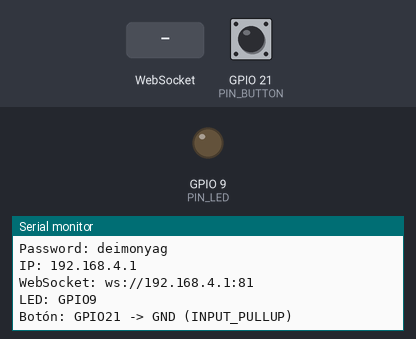
A sketch run on a simulated ESP32-C3. On the bench: output pins drawn as LEDs (lit = HIGH), the last lines printed to the serial monitor. The test bench sets the inputs (shaded band); at power-on: GPIO 21 (PIN_BUTTON) HIGH.

Above: at 1.5 s.
1.6 s: GPIO 21 (PIN_BUTTON) pulled LOW for 0.15 s
At 2.5 s:
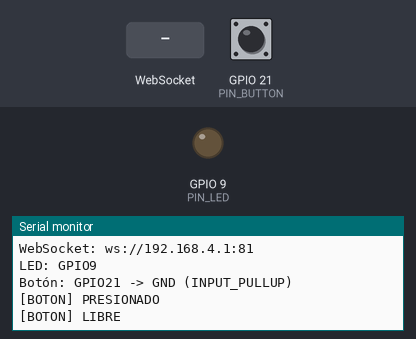
3.2 s: WebSocket text "hello" received
At 4.6 s:
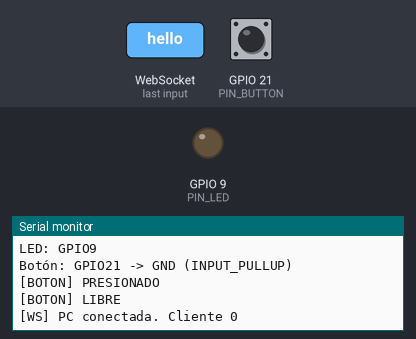

The sketch:

04_Test_WiFi_LED_Boton.ino
```cpp
#include <Arduino.h>
#include <WiFi.h>
#include <WebSocketsServer.h>
#include <ArduinoJson.h>

// ============================================================
// DEIMONYAG - TEST ESP32-C3 SUPER MINI
// Wi-Fi + LED + botón
//
// LED externo: GPIO9
// Botón: GPIO21 a GND, usando INPUT_PULLUP
//
// PC:
//   SSID: DEIMONYAG
//   Password: deimonyag
//   WebSocket: ws://192.168.4.1:81
// ============================================================

static const char* WIFI_SSID = "DEIMONYAG";
static const char* WIFI_PASSWORD = "deimonyag";

static const uint8_t PIN_LED = 9;
static const uint8_t PIN_BUTTON = 21;
static const bool LED_ACTIVE_HIGH = true;

IPAddress AP_IP(192, 168, 4, 1);
IPAddress AP_GATEWAY(192, 168, 4, 1);
IPAddress AP_SUBNET(255, 255, 255, 0);

WebSocketsServer webSocket(81);

bool ledOn = false;
bool stableButtonPressed = false;
bool lastRawButtonPressed = false;
uint32_t lastButtonChangeMs = 0;
uint32_t lastHeartbeatMs = 0;

static const uint32_t DEBOUNCE_MS = 25;
static const uint32_t HEARTBEAT_MS = 1000;

void writeLed(bool on) {
  ledOn = on;
  const bool level = LED_ACTIVE_HIGH ? on : !on;
  digitalWrite(PIN_LED, level ? HIGH : LOW);
}

void sendJsonToClient(uint8_t client, JsonDocument& doc) {
  String output;
  serializeJson(doc, output);
  webSocket.sendTXT(client, output);
}

void broadcastJson(JsonDocument& doc) {
  String output;
  serializeJson(doc, output);
  webSocket.broadcastTXT(output);
}

void sendHello(uint8_t client) {
  JsonDocument doc;
  doc["type"] = "hello";
  doc["device"] = "Deimonyag ESP32-C3 Test";
  doc["protocol"] = 1;
  doc["mode"] = "TEST";
  sendJsonToClient(client, doc);
}

void sendIoStateToClient(uint8_t client) {
  JsonDocument doc;
  doc["type"] = "io";
  doc["button_pressed"] = stableButtonPressed;
  doc["led_on"] = ledOn;
  sendJsonToClient(client, doc);
}

void broadcastIoState() {
  JsonDocument doc;
  doc["type"] = "io";
  doc["button_pressed"] = stableButtonPressed;
  doc["led_on"] = ledOn;
  broadcastJson(doc);
}

void handleTextMessage(uint8_t client, uint8_t* payload, size_t length) {
  JsonDocument doc;
  if (deserializeJson(doc, payload, length)) {
    return;
  }

  const char* type = doc["type"] | "";

  if (strcmp(type, "hello") == 0) {
    sendHello(client);
    sendIoStateToClient(client);
    return;
  }

  if (strcmp(type, "ping") == 0) {
    JsonDocument response;
    response["type"] = "pong";
    sendJsonToClient(client, response);
    return;
  }

  if (strcmp(type, "mode") == 0) {
    JsonDocument response;
    response["type"] = "mode";
    response["mode"] = "TEST";
    sendJsonToClient(client, response);
    return;
  }

  if (strcmp(type, "led") == 0) {
    writeLed(doc["on"] | false);
    Serial.printf("[LED] %s\n", ledOn ? "ON" : "OFF");
    broadcastIoState();
    return;
  }

  // Para este test simple ignoramos control de motores/EDF y STOP.
  if (strcmp(type, "control") == 0 || strcmp(type, "stop") == 0) {
    return;
  }
}

void webSocketEvent(uint8_t client, WStype_t type, uint8_t* payload, size_t length) {
  switch (type) {
    case WStype_CONNECTED:
      Serial.printf("[WS] PC conectada. Cliente %u\n", client);
      sendHello(client);
      sendIoStateToClient(client);
      break;

    case WStype_DISCONNECTED:
      Serial.printf("[WS] PC desconectada. Cliente %u\n", client);
      break;

    case WStype_TEXT:
      handleTextMessage(client, payload, length);
      break;

    default:
      break;
  }
}

void updateButton() {
  const bool rawPressed = digitalRead(PIN_BUTTON) == LOW;

  if (rawPressed != lastRawButtonPressed) {
    lastRawButtonPressed = rawPressed;
    lastButtonChangeMs = millis();
  }

  if ((millis() - lastButtonChangeMs) >= DEBOUNCE_MS &&
      stableButtonPressed != rawPressed) {
    stableButtonPressed = rawPressed;

    Serial.printf("[BOTON] %s\n", stableButtonPressed ? "PRESIONADO" : "LIBRE");
    broadcastIoState();
  }
}

void setup() {
  Serial.begin(115200);
  delay(300);

  pinMode(PIN_LED, OUTPUT);
  pinMode(PIN_BUTTON, INPUT_PULLUP);

  writeLed(false);
  stableButtonPressed = digitalRead(PIN_BUTTON) == LOW;
  lastRawButtonPressed = stableButtonPressed;

  WiFi.mode(WIFI_AP);
  WiFi.softAPConfig(AP_IP, AP_GATEWAY, AP_SUBNET);

  if (!WiFi.softAP(WIFI_SSID, WIFI_PASSWORD)) {
    Serial.println("ERROR iniciando Access Point");
  }

  Serial.println();
  Serial.println("=== DEIMONYAG TEST ESP32-C3 ===");
  Serial.print("SSID: ");
  Serial.println(WIFI_SSID);
  Serial.print("Password: ");
  Serial.println(WIFI_PASSWORD);
  Serial.print("IP: ");
  Serial.println(WiFi.softAPIP());
  Serial.println("WebSocket: ws://192.168.4.1:81");
  Serial.println("LED: GPIO9");
  Serial.println("Botón: GPIO21 -> GND (INPUT_PULLUP)");

  webSocket.begin();
  webSocket.onEvent(webSocketEvent);
}

void loop() {
  webSocket.loop();
  updateButton();

  if (millis() - lastHeartbeatMs >= HEARTBEAT_MS) {
    lastHeartbeatMs = millis();
    broadcastIoState();
  }
}
```

Measured:
- after the input at 1.6 s, the serial monitor: prints a new line at once (image 1)
- after the input at 3.2 s, the serial monitor: prints a new line at once (image 2)
